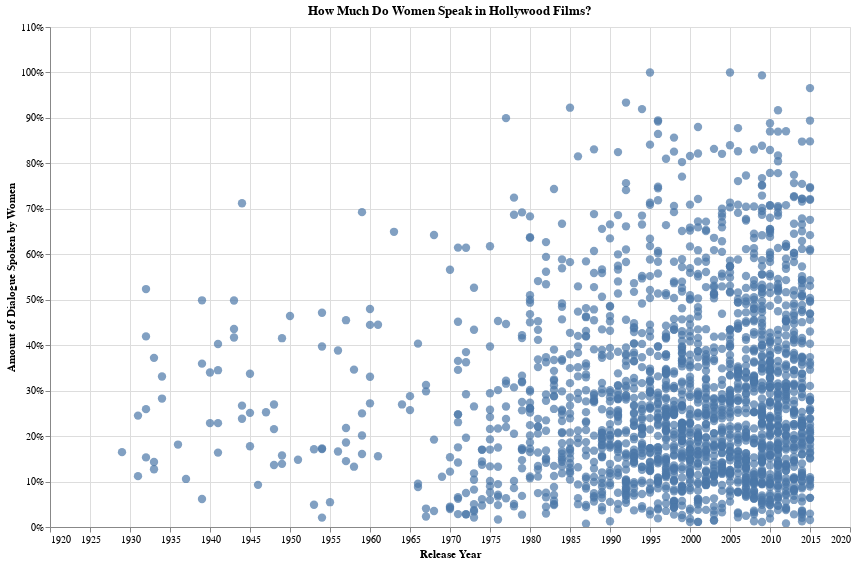

The notebook cell this image was saved under:
### Code cell
alt.Chart(women_dialogue_df, title='How Much Do Women Speak in Hollywood Films?').mark_circle(size=70).encode(
   alt.X('year:Q', axis=alt.Axis(format='', title='Release Year'),
        scale=alt.Scale(domain=(1920, 2020))
    ),
    alt.Y('proportion_of_dialogue', axis=alt.Axis(format='%', title='Amount of Dialogue Spoken by Women')),
    tooltip=['title', 'year', alt.Tooltip('proportion_of_dialogue:Q', format='.1%')]
).interactive().properties(width=800, height=500)

### Figure 1 — Vega-Lite specification as saved in the notebook (floating-point values rounded to 4 significant figures; data arrays with more than 128 entries replaced by an {"elided": "..."} marker saying what was removed)
{"config": {"view": {"continuousWidth": 400, "continuousHeight": 300}}, "data": {"name": "data-a377da47dd6f50e8a8faea188c7dde39"}, "mark": {"type": "circle", "size": 70}, "encoding": {"tooltip": [{"type": "nominal", "field": "title"}, {"type": "quantitative", "field": "year"}, {"type": "quantitative", "field": "proportion_of_dialogue", "format": ".1%"}], "x": {"type": "quantitative", "axis": {"format": "", "title": "Release Year"}, "field": "year", "scale": {"domain": [1920, 2020]}}, "y": {"type": "quantitative", "axis": {"format": "%", "title": "Amount of Dialogue Spoken by Women"}, "field": "proportion_of_dialogue"}}, "height": 500, "selection": {"selector046": {"type": "interval", "bind": "scales", "encodings": ["x", "y"]}}, "title": "How Much Do Women Speak in Hollywood Films?", "width": 800, "$schema": "https://vega.github.io/schema/vega-lite/v4.8.1.json", "datasets": {"data-a377da47dd6f50e8a8faea188c7dde39": {"elided": "1946 records"}}}
